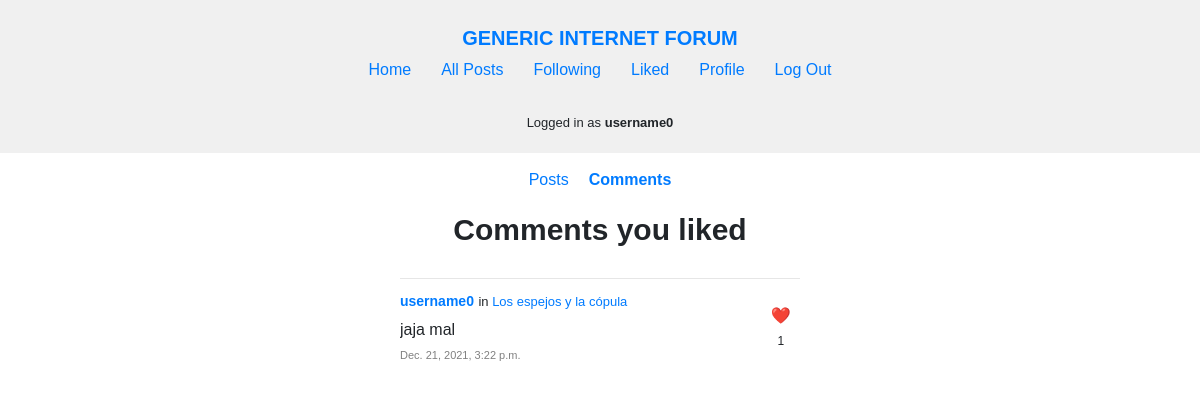
Screenshot of /liked/comments (signed in) with the database file from the repository.
### forum/models.py (models this page shows, shortened)
class User(AbstractUser):
    pass

class Post(models.Model):
    topic = models.ForeignKey(
        Topic, on_delete=models.CASCADE, related_name="posts")
    author = models.ForeignKey(
        User, on_delete=models.CASCADE, related_name="posts")
    title = models.TextField(max_length=120)
    content = models.TextField(max_length=5000)
    timestamp = models.DateTimeField(auto_now_add=True)

class Comment(models.Model):
    post = models.ForeignKey(
        Post, on_delete=models.CASCADE, related_name="comments")
    author = models.ForeignKey(
        User, on_delete=models.CASCADE, related_name="comments")
    content = models.TextField(max_length=5000)
    timestamp = models.DateTimeField(auto_now_add=True)

### forum/views.py (the view)
# urls.py: path("liked/comments", views.liked_comments, name="liked_comments"),
def liked_comments(request):
    user = User.objects.get(id=request.user.id)
    liked_comments = user.liked_comments.order_by("-id").all()
    comments = []
    for like in liked_comments:
        comments.append(like.comment)
    comments = parse_comments(comments, request.user)
    paginator = Paginator(comments, 5)
    page_number = request.GET.get('page')
    page_obj = paginator.get_page(page_number)
    return render(request, "forum/liked-comments.html", {
        "page": "liked_comments",
        "page_obj": page_obj,
        "pages": list(range(1, paginator.num_pages + 1)),
        "comments": comments
    })

### forum/util.py (called while the page is built)
def parse_comments(all_comments, user):
    comments = []
    for comment in all_comments:
        liked = False
        if user.is_authenticated:
            liked = bool(comment.likes.filter(liked_by=user.id))
        comments.append({
            "id": comment.id,
            "post": comment.post,
            "author": comment.author,
            "content": comment.content,
            "timestamp": comment.timestamp,
            "likes": len(comment.likes.all()),
            "liked_by_user": liked
        })
    return comments

### forum/templates/forum/liked-comments.html (shortened to what this page needs)
{% extends "forum/layout.html" %}
{% load static %}
{% block css %}
    <link href="{% static 'forum/posts.css' %}" rel="stylesheet">
    <link href="{% static 'forum/following.css' %}" rel="stylesheet">
    <link href="{% static 'forum/comments.css' %}" rel="stylesheet">
{% endblock %}
{% block body %}
    {% if user.is_authenticated %}
        <div id="links">
            <ul>
                <li><a href="{% url 'liked_posts' %}">Posts</a></li>
                <li><a href="{% url 'liked_comments' %}"><b>Comments</b></a></li>
            </ul>
        </div>
        {% if page_obj.object_list %}
            <h1>Comments you liked</h1>
            {% include "forum/comments.html" %}
        {% else %}
            <p class="message">No likes yet.</p>
        {% endif %}
    {% else%}
            <p class="message">You must be <b>logged in</b> to view things you like.</p>
    {% endif %}
{% endblock %}

### forum/templates/forum/layout.html (shortened to what this page needs)
{% load static %}
<!DOCTYPE html>
<html lang="en">
    <head>
        <link href="{% static 'forum/layout.css' %}" rel="stylesheet">
        {% block css %}
        {% endblock %}
    </head>
    <body>
        <nav id="navbar">
            <div>
                <a id="site-title" href="{% url 'index' %}">GENERIC INTERNET FORUM</a>
                <ul>
                    <li>
                        <a href="{% url 'index' %}">Home</a>
                    </li>
                    <li>
                        <a href="{% url 'all_posts' %}">All Posts</a>
                    </li>
                    {% if user.is_authenticated %}
                        <li>
                            <a href="{% url 'following_topics' %}">Following</a>
                        </li>
                        <li>
                            <a href="{% url 'liked_posts' %}">Liked</a>
                        </li>
                        <li>
                            <a href="{% url 'profile' user.username %}">Profile</a>
                        </li>
                        <li>
                            <a href="{% url 'logout' %}">Log Out</a>
                        </li>
                    {% endif %}
                </ul>
            </div>
            {% if user.is_authenticated %}
                <p id="logged-in-as">Logged in as <strong>{{ user.username }}</strong></p>
            {% endif %}
        </nav>
        <div class="body">
            {% block body %}
            {% endblock %}
        </div>
    </body>
</html>

### forum/templates/forum/comments.html (shortened to what this page needs)
{% load static %}
{% block css %}
    <link href="{% static 'forum/comments.css' %}" rel="stylesheet">
    <link rel="stylesheet" href="https://stackpath.bootstrapcdn.com/bootstrap/4.4.1/css/bootstrap.min.css">
{% endblock %}
{% block comments %}
    <ul class="comments-container">
        {% for comment in page_obj %}
            <li id="comment-{{ comment.id }}" class="comment">
                <div class="comment-left">
                    <a href="{% url 'profile' comment.author.username %}">{{ comment.author.username }}</a>
                    {% if page == "liked_comments" %}<span class="comment-from">in <a href="{% url 'post' comment.post.id %}">{{ comment.post.title }}</a></span>{% endif %}
                    <p class="comment-content">{{ comment.content }}</p>
                    <p class="comment-timestamp">{{ comment.timestamp }}</p>
                </div>
                <div class="comment-right">
                    <span class="like">
                        {% if user.is_authenticated %}
                            <span class="like-button" data-id="{{ comment.id }}" data-liked="{{ comment.liked_by_user }}" data-likes="{{ comment.likes }}" data-likedobject="comment" data-page="{{ page }}">
                                {% if comment.liked_by_user %}
                                    ❤️
                                {% else %}
                                    🤍
                                {% endif %}
                            </span>
                        {% else %}
                            <span>
                                🤍
                            </span>
                        {% endif %}
                        <span class="like-number">{{ comment.likes }}</span>
                    </span>
                </div>
            </li>
        {% endfor %}
    </ul>
{% endblock %}

### forum/static/forum/layout.css (style rules this page uses)
body { margin: 0; font-family: sans-serif !important; }
h1, h2, h3 { text-align: center; font-weight: bold !important; }
h1 { font-size: 30px !important; margin: 20px 0 !important; }
.body { padding: 15px; max-width: 600px; margin: 0 auto; }
ul { list-style: none; padding: 0; }
#navbar { background-color: #f0f0f0; padding: 10px 35px; }
#navbar > div { text-align: center; padding-top: 13px; }
#site-title { font-weight: bold; font-size: 20px; }
#navbar a { text-decoration: none; }
#navbar ul { display: flex; flex-wrap: wrap; justify-content: center; }
#navbar ul > li { padding: 5px 15px; }
#logged-in-as { font-size: 13px; padding: 10px; text-align: center; margin: 0; }
a { text-decoration: none; color: blue; }

### forum/static/forum/posts.css (style rules this page uses)
.like-button { cursor: pointer; }

### forum/static/forum/following.css (style rules this page uses)
#links { max-width: 600px; margin: 0 auto; text-align: center; }
#links ul { display: flex; gap: 20px; padding: 0; justify-content: center; }

### forum/static/forum/comments.css (style rules this page uses)
.comments-container { max-width: 400px; margin: 30px auto 0; }
.comment { border-top: 1px solid #e6e6e6; padding: 10px 0; display: flex; }
.comment-left { width: 100%; }
.comment-right { align-self: center; text-align: center; padding-right: 5px; }
.comment-right .like-number { font-size: 12px; }
.comment a { font-weight: bold; font-size: 14px; }
.comment p { margin: 5px 0; text-align: start; }
.comment-content { white-space: pre-line; overflow: auto; max-width: 368.55px; }
.comment-timestamp { font-size: 11px; color: gray; }
.like-button { cursor: pointer; }
.comment-from { font-size: 13px; }
.comment-from a { font-size: 13px; font-weight: normal; }

### rows the page displays
User: username "username0"
Post: author.username "username0", post "Los espejos y la cópula", content "jaja mal", timestamp "Dec. 21, 2021, 3:22 p.m.", likes "1"
